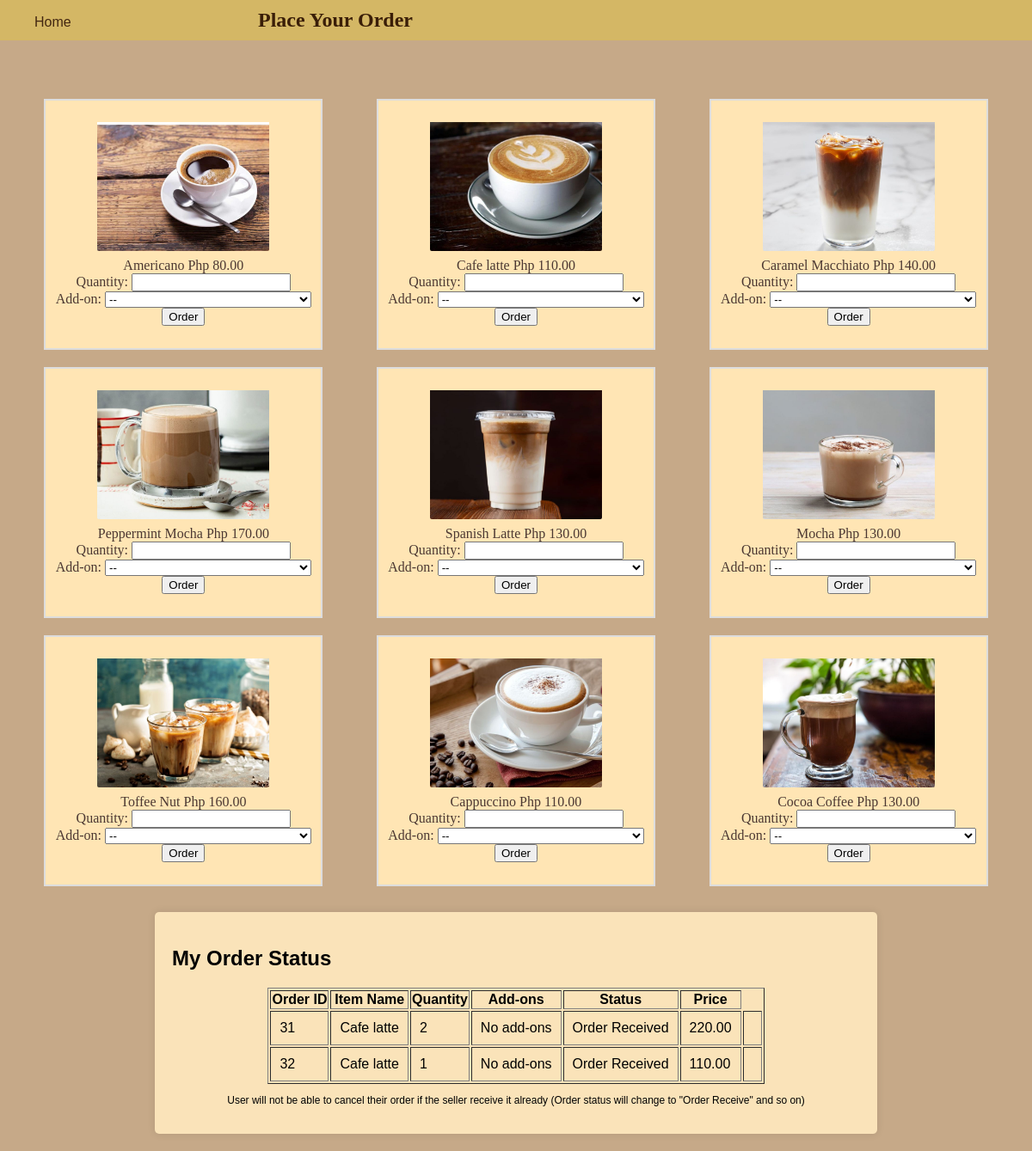
The app's page /Blackless/order.php (signed in), older data.
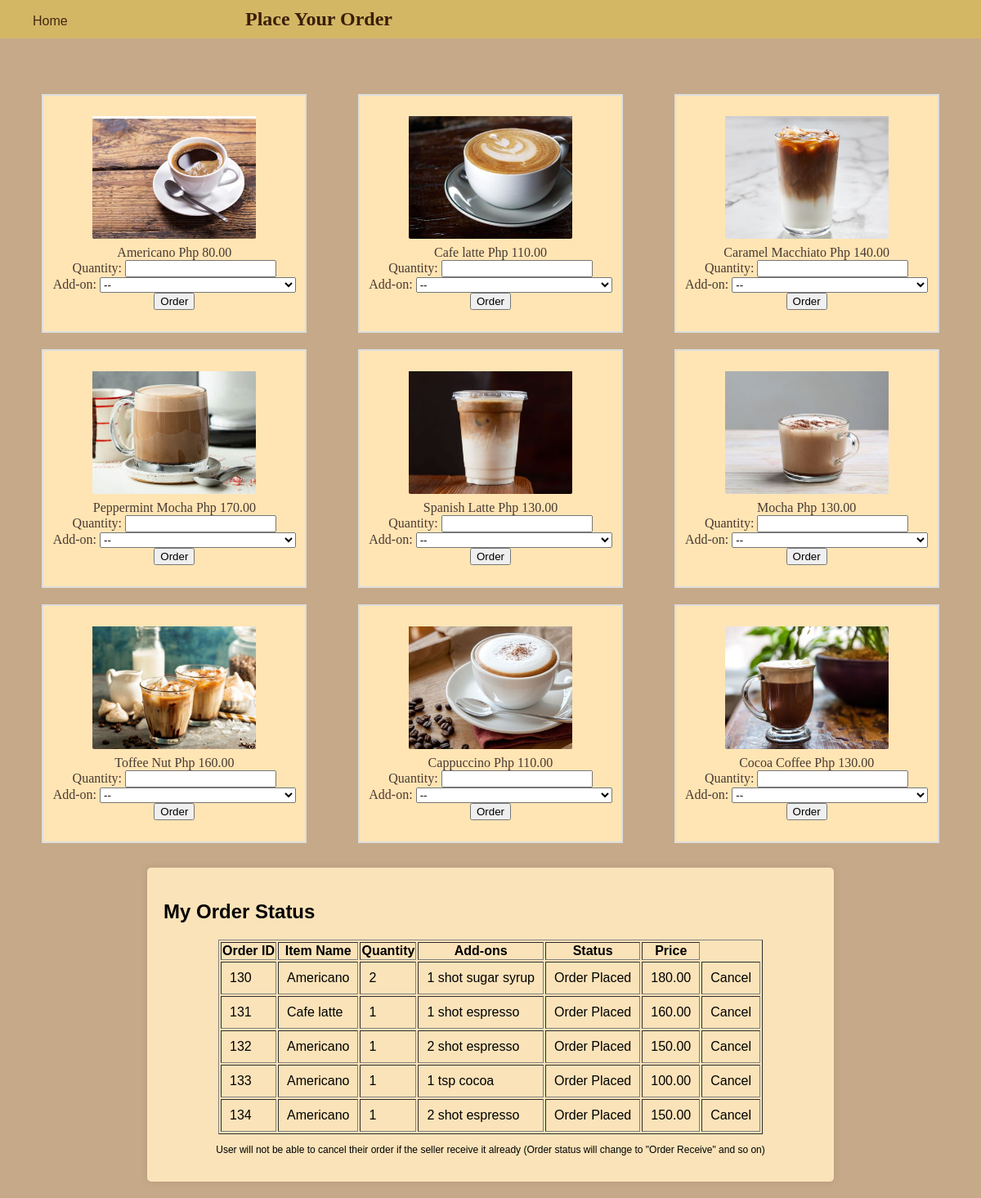
The same page, newer data.
### tables this page shows
CREATE TABLE `menu` (
  `item_id` int(11) NOT NULL,
  `item_name` varchar(55) NOT NULL,
  `image_path` varchar(55) NOT NULL,
  `price` decimal(11,2) NOT NULL
);

CREATE TABLE `orders` (
  `order_id` int(11) NOT NULL,
  `item_id` int(11) NOT NULL,
  `user_id` int(11) NOT NULL,
  `item_qty` int(11) NOT NULL,
  `add_ons_desc` text NOT NULL,
  `time_ordered` timestamp NOT NULL DEFAULT current_timestamp() ON UPDATE current_timestamp(),
  `order_status` varchar(55) NOT NULL DEFAULT 'Order Placed',
  `price` double(11,2) NOT NULL
);

CREATE TABLE `ingredients` (
  `ing_id` int(11) NOT NULL,
  `ing_name` text NOT NULL,
  `ing_pricing` decimal(11,2) NOT NULL
);

### Blackless/order.php (the view, shortened to what this page needs)
<?php
$db_server = "localhost";
$db_user = "root";
$db_pass = "";
$db_name = "blackless(2)";
$conn = mysqli_connect($db_server, $db_user, $db_pass, $db_name);
    $s_user_id = $_SESSION['user_id'];
?>
<html>
    <head>
        <link rel="stylesheet" href="Style/order.css">
    </head>
    <body>
    <div class="header">
        <h2 id="place_order">Place Your Order</h2>
        <nav>
            <ul>
                <li><a href="user.php">Home</a></li>
            </ul>
        </nav>
    </div>
        <div class="container">
   <?php
        $get_items = "SELECT * FROM `menu`";
        $get_result = mysqli_query($conn, $get_items); ?>
            <?php
            while ( $row = mysqli_fetch_assoc($get_result) ){ ?>
            <div class = "products">
            <td><?php echo '<img src="' . $row["image_path"] . '" alt="' . $row["item_name"] . '">'?></td>
            <br>
            <td id="item"><?php echo $row['item_name'];?></td>
            <td><?php echo "Php " . number_format($row['price'],2);?></td>
            <td>
            <form action="cart.php" method="get">
            <div class="input-group">
                <label for="quantity">Quantity:</label>
                <input type="number" class="form-control" min="1" name="cart_qty">
                <br>
                <label for="comment">Add-on:</label>
                       <select name="add-on" id="">
                              <option value="">--</option>
                       </select>
                <input type="submit" value="Order" class="btn btn-primary">
            </div>
            </form>
            </td>
            </div>
        <?php }
                ?>
</div>
        <div class="status">
               <?php
                $sql_get_orders = "SELECT o.order_id, m.item_name, o.item_qty, o.add_ons_desc, o.order_status, o.price
                                    FROM orders AS o
                                    JOIN menu AS m ON o.item_id = m.item_id
                                    WHERE o.user_id = '$s_user_id'";
                $order_results = mysqli_query($conn, $sql_get_orders);
               if (mysqli_num_rows($order_results) > 0) { ?>
        <h2>My Order Status</h2>
        <table border="1" class="order">
            <tr>
                <th>Order ID</th>
                <th>Item Name</th>
                <th>Quantity</th>
                <th>Add-ons</th>
                <th>Status</th>
                <th>Price</th>
            </tr>
    <?php while($order = mysqli_fetch_assoc($order_results)) { ?>
        <tr>
            <td><?php echo $order['order_id']; ?></td>
            <td><?php echo $order['item_name']; ?></td>
            <td><?php echo $order['item_qty']; ?></td>
            <td><?php $name_ing = "SELECT i.ing_name FROM ingredients AS i JOIN orders AS o ON FIND_IN_SET(i.ing_id, o.add_ons_desc) > 0
                                    WHERE o.order_id = " . $order['order_id'];
            $ingredient_result = mysqli_query($conn, $name_ing);
            if ($ingredient_result && mysqli_num_rows($ingredient_result) > 0) {
                while ($ingredient = mysqli_fetch_assoc($ingredient_result)) {
            echo $ingredient['ing_name'];
            }
            } else {
            echo "No add-ons";
            } ?></td>
            <td><?php echo $order['order_status']; ?></td>
            <td><?php echo $order['price']; ?></td>
            <td>
                <?php if($order['order_status'] == 'Order Placed') { ?>
                    <a href="?delete_from_cart=<?php echo $order['order_id']; ?>" class="cancel">Cancel</a>
                <?php } ?>
            </td>
        </tr>
        <?php } }else { ?>
            <p>Your cart is currently empty.</p>
        <?php }?>
    </table>
            <div class="warn">
                <p>User will not be able to cancel their order if the seller receive it already
                    (Order status will change to "Order Receive" and so on)
                </p>
            </div>
        </div>
    </body>
</html>

Row changes from the older to the newer data that the page shows:
removed orders: order_id "31", item.item_name "Cafe latte", item_qty "2", shows "No add-ons", order_status "Order Received", price "220.00"
removed orders: order_id "32", item.item_name "Cafe latte", item_qty "1", shows "No add-ons", order_status "Order Received", price "110.00"
added orders: order_id "130", item.item_name "Americano", item_qty "2", order_status "Order Placed", price "180.00"
now on this page (row unchanged): ingredients: ing_name "1 shot sugar syrup", shown under "130"
added orders: order_id "131", item.item_name "Cafe latte", item_qty "1", order_status "Order Placed", price "160.00"
now on this page (row unchanged): ingredients: ing_name "1 shot espresso", shown under "131"
added orders: order_id "132", item.item_name "Americano", item_qty "1", order_status "Order Placed", price "150.00"
now on this page (row unchanged): ingredients: ing_name "2 shot espresso"
added orders: order_id "133", item.item_name "Americano", item_qty "1", order_status "Order Placed", price "100.00"
now on this page (row unchanged): ingredients: ing_name "1 tsp cocoa", shown under "133"
added orders: order_id "134", item.item_name "Americano", item_qty "1", order_status "Order Placed", price "150.00"
